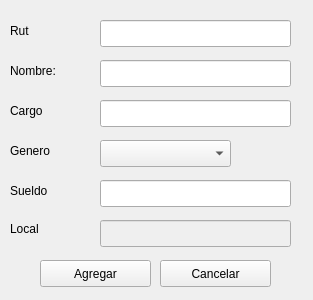
<?xml version="1.0" encoding="UTF-8"?>
<ui version="4.0">
 <class>Form</class>
 <widget class="QWidget" name="Form">
  <property name="geometry">
   <rect>
    <x>0</x>
    <y>0</y>
    <width>313</width>
    <height>300</height>
   </rect>
  </property>
  <property name="windowTitle">
   <string>Form</string>
  </property>
  <widget class="QLineEdit" name="rut_bar">
   <property name="geometry">
    <rect>
     <x>100</x>
     <y>20</y>
     <width>191</width>
     <height>27</height>
    </rect>
   </property>
  </widget>
  <widget class="QLabel" name="codigo_label">
   <property name="geometry">
    <rect>
     <x>10</x>
     <y>20</y>
     <width>71</width>
     <height>21</height>
    </rect>
   </property>
   <property name="text">
    <string>Rut</string>
   </property>
  </widget>
  <widget class="QLineEdit" name="nombre_bar">
   <property name="geometry">
    <rect>
     <x>100</x>
     <y>60</y>
     <width>191</width>
     <height>27</height>
    </rect>
   </property>
  </widget>
  <widget class="QLabel" name="nombre_label">
   <property name="geometry">
    <rect>
     <x>10</x>
     <y>60</y>
     <width>71</width>
     <height>21</height>
    </rect>
   </property>
   <property name="text">
    <string>Nombre:</string>
   </property>
  </widget>
  <widget class="QLineEdit" name="cargo_bar">
   <property name="geometry">
    <rect>
     <x>100</x>
     <y>100</y>
     <width>191</width>
     <height>27</height>
    </rect>
   </property>
  </widget>
  <widget class="QLabel" name="cargo_label">
   <property name="geometry">
    <rect>
     <x>10</x>
     <y>100</y>
     <width>81</width>
     <height>21</height>
    </rect>
   </property>
   <property name="text">
    <string>Cargo</string>
   </property>
  </widget>
  <widget class="QLabel" name="genero_label">
   <property name="geometry">
    <rect>
     <x>10</x>
     <y>140</y>
     <width>71</width>
     <height>21</height>
    </rect>
   </property>
   <property name="text">
    <string>Genero</string>
   </property>
  </widget>
  <widget class="QLineEdit" name="sueldo_bar">
   <property name="geometry">
    <rect>
     <x>100</x>
     <y>180</y>
     <width>191</width>
     <height>27</height>
    </rect>
   </property>
  </widget>
  <widget class="QLabel" name="sueldo_label">
   <property name="geometry">
    <rect>
     <x>10</x>
     <y>180</y>
     <width>71</width>
     <height>21</height>
    </rect>
   </property>
   <property name="text">
    <string>Sueldo</string>
   </property>
  </widget>
  <widget class="QPushButton" name="add_btn">
   <property name="geometry">
    <rect>
     <x>40</x>
     <y>260</y>
     <width>111</width>
     <height>27</height>
    </rect>
   </property>
   <property name="text">
    <string>Agregar</string>
   </property>
  </widget>
  <widget class="QPushButton" name="cancel_btn">
   <property name="geometry">
    <rect>
     <x>160</x>
     <y>260</y>
     <width>111</width>
     <height>27</height>
    </rect>
   </property>
   <property name="text">
    <string>Cancelar</string>
   </property>
  </widget>
  <widget class="QLabel" name="label">
   <property name="geometry">
    <rect>
     <x>10</x>
     <y>220</y>
     <width>66</width>
     <height>17</height>
    </rect>
   </property>
   <property name="text">
    <string>Local</string>
   </property>
  </widget>
  <widget class="QLineEdit" name="local_bar">
   <property name="enabled">
    <bool>false</bool>
   </property>
   <property name="geometry">
    <rect>
     <x>100</x>
     <y>220</y>
     <width>191</width>
     <height>27</height>
    </rect>
   </property>
  </widget>
  <widget class="QComboBox" name="comboBox">
   <property name="geometry">
    <rect>
     <x>100</x>
     <y>140</y>
     <width>131</width>
     <height>27</height>
    </rect>
   </property>
  </widget>
 </widget>
 <resources/>
 <connections/>
</ui>
